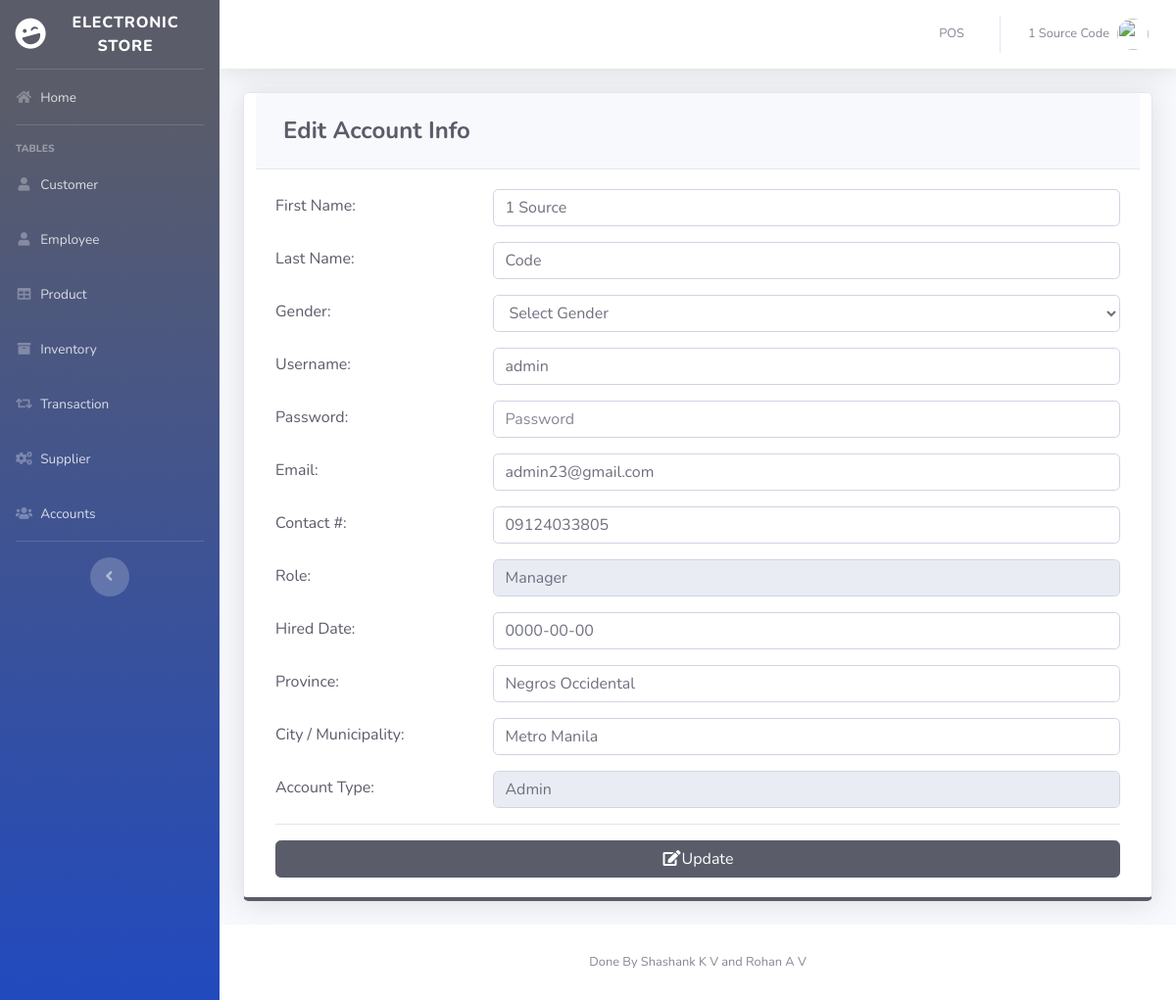
Before: /pages/settings.php (signed in) with the older database file.
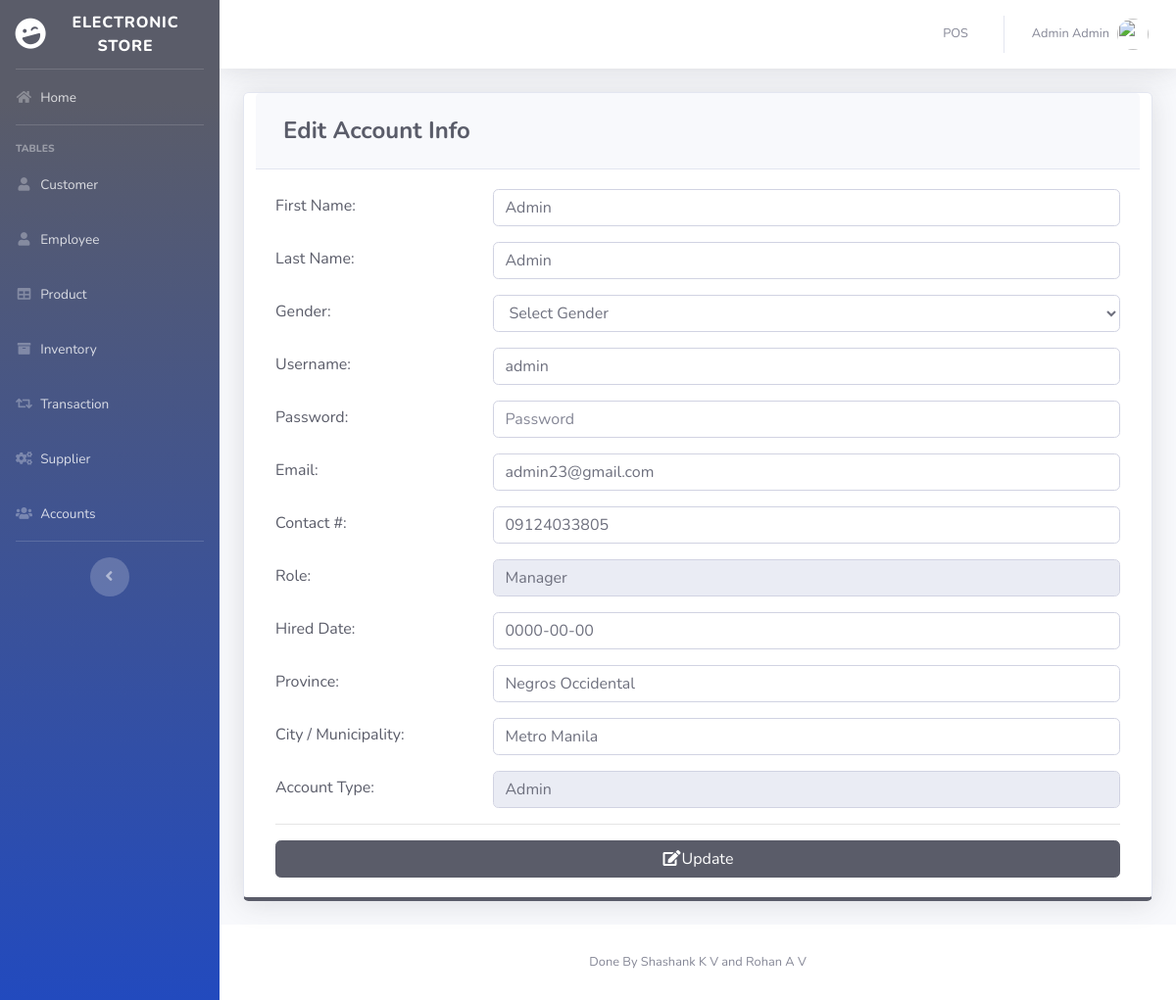
After: the same page with the newer database file.
### tables this page shows
CREATE TABLE `users` (
  `ID` int(11) NOT NULL,
  `EMPLOYEE_ID` int(11) DEFAULT NULL,
  `USERNAME` varchar(50) DEFAULT NULL,
  `PASSWORD` varchar(50) DEFAULT NULL,
  `TYPE_ID` int(11) DEFAULT NULL
);

CREATE TABLE `employee` (
  `EMPLOYEE_ID` int(11) NOT NULL,
  `FIRST_NAME` varchar(50) DEFAULT NULL,
  `LAST_NAME` varchar(50) DEFAULT NULL,
  `GENDER` varchar(50) DEFAULT NULL,
  `EMAIL` varchar(100) DEFAULT NULL,
  `PHONE_NUMBER` varchar(11) DEFAULT NULL,
  `JOB_ID` int(11) DEFAULT NULL,
  `HIRED_DATE` varchar(50) NOT NULL,
  `LOCATION_ID` int(11) DEFAULT NULL
);

CREATE TABLE `job` (
  `JOB_ID` int(11) NOT NULL,
  `JOB_TITLE` varchar(50) DEFAULT NULL
);

CREATE TABLE `location` (
  `LOCATION_ID` int(11) NOT NULL,
  `PROVINCE` varchar(100) DEFAULT NULL,
  `CITY` varchar(100) DEFAULT NULL
);

CREATE TABLE `type` (
  `TYPE_ID` int(11) NOT NULL,
  `TYPE` varchar(50) DEFAULT NULL
);

### pages/settings.php (the view, shortened to what the changed rows need)
<?php
include'../includes/connection.php';
include'../includes/sidebar.php';
?>
<?php
        $query = "SELECT ID, e.FIRST_NAME, e.LAST_NAME, e.GENDER, USERNAME, PASSWORD, e.EMAIL, PHONE_NUMBER, j.JOB_TITLE, e.HIRED_DATE, t.TYPE, l.PROVINCE, l.CITY
                      FROM users u
                      join employee e on u.EMPLOYEE_ID = e.EMPLOYEE_ID
                      join job j on e.JOB_ID=j.JOB_ID
                      join location l on e.LOCATION_ID=l.LOCATION_ID
                      join type t on u.TYPE_ID=t.TYPE_ID
                      WHERE ID =".$_SESSION['MEMBER_ID'];
        $result = mysqli_query($db, $query) or die(mysqli_error($db));
          while($row = mysqli_fetch_array($result))
          {
                $a= $row['FIRST_NAME'];
                $b=$row['LAST_NAME'];
                $d=$row['USERNAME'];
                $f=$row['EMAIL'];
                $g=$row['PHONE_NUMBER'];
                $h=$row['JOB_TITLE'];
                $i=$row['HIRED_DATE'];
                $j=$row['PROVINCE'];
                $k=$row['CITY'];
                $l=$row['TYPE'];
          }
      ?>
        <div class="card shadow mb-4 col-xs-12 col-md-12 border-bottom-primary">
            <div class="card-body">
            <form role="form" method="post" action="settings_edit.php">
              <div class="form-group row text-left text-primary">
                <div class="col-sm-9">
                  <input class="form-control" placeholder="First Name" name="firstname" value="<?php echo $a; ?>" required>
                </div>
              </div>
              <div class="form-group row text-left text-primary">
                <div class="col-sm-9">
                  <input class="form-control" placeholder="Last Name" name="lastname" value="<?php echo $b; ?>" required>
                </div>
              </div>
              <div class="form-group row text-left text-primary">
                <div class="col-sm-9">
                  <input class="form-control" placeholder="Username" name="username" value="<?php echo $d; ?>" required>
                </div>
              </div>
              <div class="form-group row text-left text-primary">
                <div class="col-sm-9">
                  <input class="form-control" placeholder="Email" name="email" value="<?php echo $f; ?>" required>
                </div>
              </div>
              <div class="form-group row text-left text-primary">
                <div class="col-sm-9">
                   <input class="form-control" placeholder="Contact #" name="phone" value="<?php echo $g; ?>" required>
                </div>
              </div>
              <div class="form-group row text-left text-primary">
                <div class="col-sm-9">
                  <input class="form-control" placeholder="Role" name="role" value="<?php echo $h; ?>" readonly>
                </div>
              </div>
              <div class="form-group row text-left text-primary">
                <div class="col-sm-9">
                  <input class="form-control" placeholder="Hired Date" name="hireddate" value="<?php echo $i; ?>" required>
                </div>
              </div>
              <div class="form-group row text-left text-primary">
                <div class="col-sm-9">
                  <input class="form-control" placeholder="Province" name="province" value="<?php echo $j; ?>" required>
                </div>
              </div>
              <div class="form-group row text-left text-primary">
                <div class="col-sm-9">
                  <input class="form-control" placeholder="City / Municipality" name="city" value="<?php echo $k; ?>" required>
                </div>
              </div>
              <div class="form-group row text-left text-primary">
                <div class="col-sm-9">
                  <input class="form-control" placeholder="Account Type" name="type" value="<?php echo $l; ?>" readonly>
                </div>
              </div>
              </form>
            </div>
          </div>
<?php
include'../includes/footer.php';
?>

### includes/topbar.php (shortened to what the changed rows need)
<div id="content-wrapper" class="d-flex flex-column">
  <div id="content">
    <nav class="navbar navbar-expand navbar-light bg-white topbar mb-4 static-top shadow">
      <ul class="navbar-nav ml-auto">
        <li class="nav-item dropdown no-arrow">
          <a class="nav-link dropdown-toggle" href="#" id="userDropdown" role="button" data-toggle="dropdown" aria-haspopup="true" aria-expanded="false">
            <span class="mr-2 d-none d-lg-inline text-gray-600 small"><?php echo  $_SESSION['FIRST_NAME']. ' '.$_SESSION['LAST_NAME'] ;?></span>
            <img class="img-profile rounded-circle"
            <?php
              if($_SESSION['GENDER']=='Male'){
                echo 'src="https://encrypted-tbn0.gstatic.com/images?q=tbn:ANd9GcTS0rikanm-OEchWDtCAWQ_s1hQq1nOlQUeJr242AdtgqcdEgm0Dg"';
              }else{
                echo 'src="https://encrypted-tbn0.gstatic.com/images?q=tbn:ANd9GcSNngF0RFPjyGl4ybo78-XYxxeap88Nvsyj1_txm6L4eheH8ZBu"';
              }
            ?>>
          </a>
        </li>
      </ul>
    </nav>
    <div class="container-fluid">

Changed rows visible on the page:
changed through a linked row, users "admin": firstname "1 Source" → "Admin"; lastname "Code" → "Admin"
Other visible differences:
$_SESSION['FIRST_NAME']: "1 Source" → "Admin"
$_SESSION['LAST_NAME']: "Code" → "Admin"
